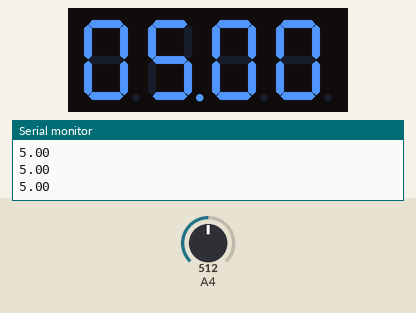
Recording of a sketch running on a simulated Arduino Uno, built with avr-gcc and run on an emulated ATmega328P. Parts: 4-digit seven-segment display, the last lines printed to the serial monitor. Wiring (inferred from the names in the program): 4-digit 7-segment display, segments lit when HIGH: segments A0, A1, A2, pin 2, pin 4, pin 7, pin 8, pin 13; digit selects pin 5, pin 6, pin 9, pin 10. The inputs (shaded band) are chosen by the test bench; at power-on: A4 = 512. The segment pins are drawn as the display they are named for.

Above: at 1.2 s.
1.3 s: A4 set to 716
At 2.1 s:
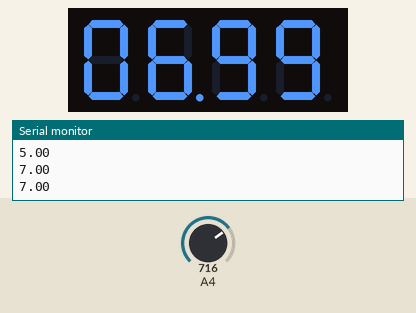
3.2 s: A4 set to 900
At 4.5 s:
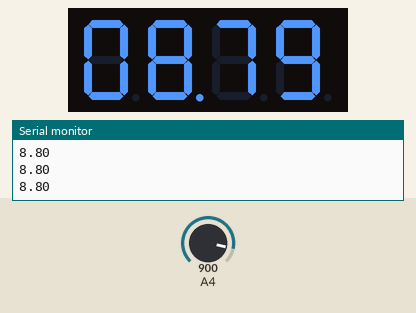
4.8 s: A4 set to 1023
At 6.0 s:
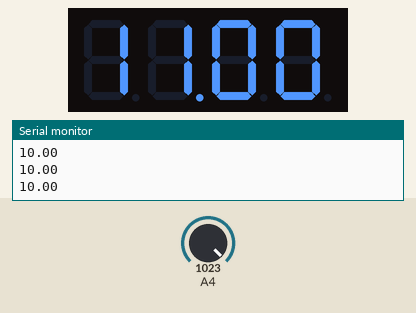
Timing chart, 0 to 7.8 s (numbered marks = the images above; inputs shaded):
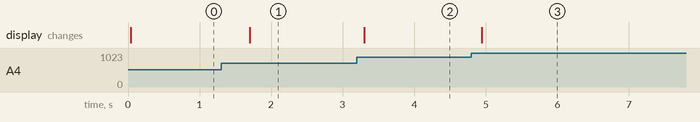

The sketch:

12-14.ino
```cpp
int A = A0
    ,B = A1
    ,C = A2
    ,D = 2
    ,E = 4
    ,F = 7
    ,G = 8
    ,DP = 13
    ,D1 = 5
    ,D2 = 6
    ,D3 = 9
    ,D4 = 10;
void setup() {
  pinMode(A,OUTPUT);
  pinMode(B,OUTPUT);
  pinMode(C,OUTPUT);
  pinMode(D,OUTPUT);
  pinMode(E,OUTPUT);
  pinMode(F,OUTPUT);
  pinMode(G,OUTPUT);
  pinMode(DP,OUTPUT);

  pinMode(D1,OUTPUT);
  pinMode(D2,OUTPUT);
  pinMode(D3,OUTPUT);
  pinMode(D4,OUTPUT);
  Serial.begin(9600);
}
void displayNumber1();
void loop() {

  displayNumber1();
  //Serial.println(analogRead(A5));
}
void displaySegment(int);
void displayNumber1(){
  int sensorValue = analogRead(A4);
  float voltage = sensorValue*(10.0/1023.0);
  Serial.println(voltage);
    int  a,b,c,d,e;
    d=voltage*100;
    e = (d-d%1000)/1000;
    a = (d-(d%100))/100;
    b = ((d%100)-((d%100)%10))/10;
    c = d % 10;
    for(int i = 0;i <20;i++){
  for(int digit = 1;digit<= 4;digit ++){
    //int a;
    //a= digit;

   //Serial.println(a);

    switch(digit){
      case 1: displaySegment(e );
      break;
      case 2: displaySegment(a);
      break;
      case 3: displaySegment(b);
      break;
      case 4: displaySegment(c);
      break;

    }
    //analogWrite(5,analogRead(A5));

        switch(digit){
      case 1 :
      digitalWrite(D1,HIGH);

      break;
      case 2 :
      digitalWrite(D2,HIGH);
      digitalWrite(DP,HIGH);
      break;
      case 3 :
      digitalWrite(D3,HIGH);
      break;
      case 4 :
      digitalWrite(D4,HIGH);

      break;
    }
    delay(5);
  digitalWrite(D1,LOW);
  digitalWrite(DP,LOW);
  digitalWrite(D2,LOW);
  digitalWrite(D3,LOW);
  digitalWrite(D4,LOW);

  }
  }
}
void displaySegment(int n){
  switch(n){
    case 1:
    digitalWrite(A,LOW);
    digitalWrite(B,HIGH);
    digitalWrite(C,HIGH);
    digitalWrite(D,LOW);
    digitalWrite(E,LOW);
    digitalWrite(F,LOW);
    digitalWrite(G,LOW);
    break;

      case 2:
    digitalWrite(A,HIGH);
    digitalWrite(B,HIGH);
    digitalWrite(C,LOW);
    digitalWrite(D,HIGH);
    digitalWrite(E,HIGH);
    digitalWrite(F,LOW);
    digitalWrite(G,HIGH);
    break;

       case 3:
    digitalWrite(A,HIGH);
    digitalWrite(B,HIGH);
    digitalWrite(C,HIGH);
    digitalWrite(D,HIGH);
    digitalWrite(E,LOW);
    digitalWrite(F,LOW);
    digitalWrite(G,HIGH);
    break;

     case 4:
    digitalWrite(A,LOW);
    digitalWrite(B,HIGH);
    digitalWrite(C,HIGH);
    digitalWrite(D,LOW);
    digitalWrite(E,LOW);
    digitalWrite(F,HIGH);
    digitalWrite(G,HIGH);
    break;

     case 5:
    digitalWrite(A,HIGH);
    digitalWrite(B,LOW);
    digitalWrite(C,HIGH);
    digitalWrite(D,HIGH);
    digitalWrite(E,LOW);
    digitalWrite(F,HIGH);
    digitalWrite(G,HIGH);
    break;

     case 6:
    digitalWrite(A,HIGH);
    digitalWrite(B,LOW);
    digitalWrite(C,HIGH);
    digitalWrite(D,HIGH);
    digitalWrite(E,HIGH);
    digitalWrite(F,HIGH);
    digitalWrite(G,HIGH);
    break;

     case 7:
    digitalWrite(A,HIGH);
    digitalWrite(B,HIGH);
    digitalWrite(C,HIGH);
    digitalWrite(D,LOW);
    digitalWrite(E,LOW);
    digitalWrite(F,LOW);
    digitalWrite(G,LOW);
    break;

     case 8:
    digitalWrite(A,HIGH);
    digitalWrite(B,HIGH);
    digitalWrite(C,HIGH);
    digitalWrite(D,HIGH);
    digitalWrite(E,HIGH);
    digitalWrite(F,HIGH);
    digitalWrite(G,HIGH);
    break;

     case 9:
    digitalWrite(A,HIGH);
    digitalWrite(B,HIGH);
    digitalWrite(C,HIGH);
    digitalWrite(D,HIGH);
    digitalWrite(E,LOW);
    digitalWrite(F,HIGH);
    digitalWrite(G,HIGH);
    break;

     case 0:
    digitalWrite(A,HIGH);
    digitalWrite(B,HIGH);
    digitalWrite(C,HIGH);
    digitalWrite(D,HIGH);
    digitalWrite(E,HIGH);
    digitalWrite(F,HIGH);
    digitalWrite(G,LOW);
    break;
  }

}
```

Measured:
- after the input at 1.3 s, the display: changes after 0.40 s (image 1)
- after the input at 3.2 s, the display: changes after 0.10 s (image 2)
- after the input at 4.8 s, the display: changes after 0.14 s (image 3)
